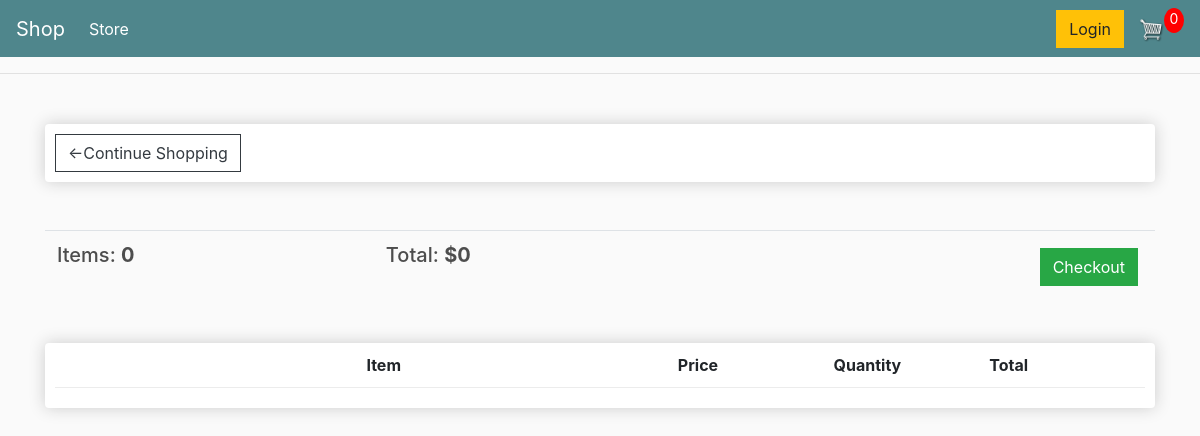
/cart/ (signed in), run on an earlier commit of the app's database.
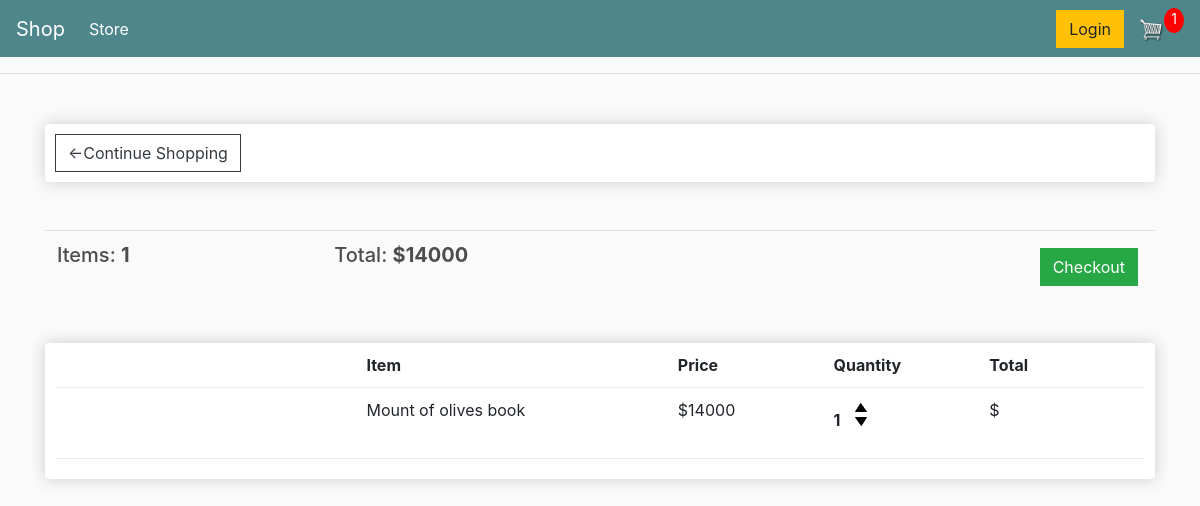
And on a later commit of the database.
### store/models.py (models this page shows, shortened)
class Order(models.Model):
    customer = models.ForeignKey(Customer, on_delete=models.SET_NULL, blank=True, null=True)
    date_orderd = models.DateTimeField(auto_now_add=True)
    complete = models.BooleanField(default=True, null=True, blank=False)
    transaction_id = models.CharField(max_length=200, null=True)
    @property
    def get_cart_total(self):
        orderitems = self.orderitem_set.all()
        total_sale = sum([item.get_total for item in orderitems])
        return total_sale
    @property
    def get_cart_items(self):
        orderitems = self.orderitem_set.all()
        total_items = sum([item.quantity for item in orderitems])
        return total_items

class OrderItem(models.Model):
    product = models.ForeignKey(Product, on_delete=models.SET_NULL, blank=True, null=True)
    order = models.ForeignKey(Order, on_delete=models.SET_NULL, blank=True, null=True)
    quantity = models.IntegerField(default=0, null=True, blank=True)
    date_added = models.DateTimeField(auto_now_add=True)
    @property
    def get_total(self):
        doc = "total of each item by quantity"
        total = self.product.price * self.quantity
        return total

class Product(models.Model):
    name = models.CharField(max_length=200, null=True)
    price = models.IntegerField()
    digital = models.BooleanField(default=False, null=True, blank=False)
    image = models.ImageField(null=True, blank=True)
    @property
    def imageURL(self):
        try:
            url = self.image.url
        except:
            url = ''
        return url

### store/views.py (the view)
# urls.py: path('cart/',views.cart,name="cart"),
def cart(request):
    data = cartData(request)
    cartItems = data['cartItems']
    order = data['order']
    items = data['items']
    context = {'items':items,'order':order,'cartItems':cartItems}
    return render(request,"store/cart.html", context)

### store/utils.py (called while the page is built)
def cartData(request):
    if request.user.is_authenticated:
        client = request.user.customer
        order, created = Order.objects.get_or_create(customer=client, complete=False)
        items = order.orderitem_set.all()
        cartItems = order.get_cart_items
    else:
        cookieData = cookieCart(request)
        cartItems = cookieData['cartItems']
        order = cookieData['order']
        items = cookieData['items']
    return {'cartItems':cartItems,'order':order,'items':items}

### store/templates/store/cart.html
{% extends 'store/main.html'%}
{% load static %}
{% block content%}
<div class="row">
	<div class="col-lg-12">
		<div class="box-element">
            <a class="btn btn-outline-dark" href="{%url 'store'%}">&#x2190;Continue Shopping</a>
		</div>
        <br>
		<br>
        <table class="table">
            <tr>
                <th><h5>Items: <strong>{{ order.get_cart_items}}</strong> </h5> </th>
                <th><h5>Total: <strong>${{ order.get_cart_total}}</strong> </h5> </th>
                <th>
                    <a style="float:right;margin:5px" class="btn btn-success" href="{% url 'checkout'%}">Checkout</a>
                </th>
            </tr>
        </table>
        <br>
		<div class="box-element">
            <div class="cart-row">
            		<div style="flex:2"></div>
            		<div style="flex:2"><strong>Item</strong></div>
            		<div style="flex:1"><strong>Price</strong></div>
            		<div style="flex:1"><strong>Quantity</strong></div>
            		<div style="flex:1"><strong>Total</strong></div>
            	</div>
				{% for i in items %}
            	<div class="cart-row">
            		<div style="flex:2"><img class="row-image" src="{{ i.product.imageURL}}"></div>
            		<div style="flex:2"><p>{{ i.product.name}}</p></div>
            		<div style="flex:1"><p>${{ i.product.price}}</p></div>
            		<div style="flex:1">
            			<p class="quantity">{{ i.quantity}}</p>
            			<div class="quantity">
            				<img data-product={{i.product.id}} data-action="add" class="chg-quantity update-cart"  src="{% static  'images/arrow-up.png' %}">
            				<img data-product={{i.product.id}} data-action="remove" class="chg-quantity update-cart" src="{% static  'images/arrow-down.png' %}">
            			</div>
            		</div>
            		<div style="flex:1"><p>${{ i.get_cart_total }}</p>
                    </div>
		</div>
		{% endfor %}
	</div>
</div>
</div>
{%endblock content%}

### store/templates/store/main.html (shortened to what this page needs)
<!DOCTYPE html>
{% load static %}
<html lang="en" dir="ltr">
    <head>
        <link rel="stylesheet" href="https://stackpath.bootstrapcdn.com/bootstrap/4.4.1/css/bootstrap.min.css">
        <link rel="stylesheet" type="text/css" href="{%static 'css/main.css'%}"/>
    </head>
    <body>
            <nav class="navbar navbar-expand-lg navbar-dark bg-dark">
            <a class="navbar-brand" href="{% url 'store'%}">Shop</a>
            <div class="collapse navbar-collapse" id="navbarSupportedContent">
                <ul class="navbar-nav mr-auto">
                  <li class="nav-item active">
                    <a class="nav-link" href="{% url 'store'%}">Store <span class="sr-only">(current)</span></a>
                  </li>
                </ul>
                <div class="form-inline my-2 my-lg-0">
                   <a href="#"class="btn btn-warning">Login</a>
                   <a href="{% url 'cart' %}">
                     <img  id="cart-icon" src="{% static 'images/cart.png' %}">
                    </a>
                   <p id="cart-total">{{ cartItems }}</p>
                </div>
            </div>
        </nav>
        <hr>
        <div class="container">
                <br>
                {% block content %}
                 {% endblock content %}
         </div>
        </body>
</html>

### static/css/main.css (style rules this page uses)
body { background-color: hsl(0, 0%, 98%); }
h1,h2,h3,h4,h5,h6 { color:hsl(0, 0%, 30%); }
.box-element { box-shadow:hsl(0, 0%, 80%) 0 0 16px; background-color: #fff; border-radius: 4px; padding: 10px; }
.bg-dark { background-color: #4f868c!important; }
#cart-icon { width:25px; display: inline-block; margin-left: 15px; }
#cart-total { display: block; text-align: center; color:#fff; background-color: red; width: 20px; height: 25px; border-radius: 50%; font-size: 14px; }
.col-lg-4, .col-lg-6, .col-lg-8, .col-lg-12 { margin-top: 10px; }
.btn { border-radius: 0; }
.cart-row { display: flex; align-items: flex-stretch; padding-bottom: 10px; margin-bottom: 10px; border-bottom: 1px solid #ececec; }
.quantity { display: inline-block; font-weight: 700; padding-right:10px; }
.chg-quantity { width: 12px; cursor: pointer; display: block; margin-top: 5px; transition:.1s; }

What changed in the data, as far as the page shows it:
no longer on this page (row edited): Order: get_cart_items "0", get_cart_total "0"
added Order: get_cart_items "1", get_cart_total "14000"
added OrderItem: product.name "Mount of olives book", product.price "14000", quantity "1"
Also different on the page:
{{ cartItems }}: "0" → "1"
